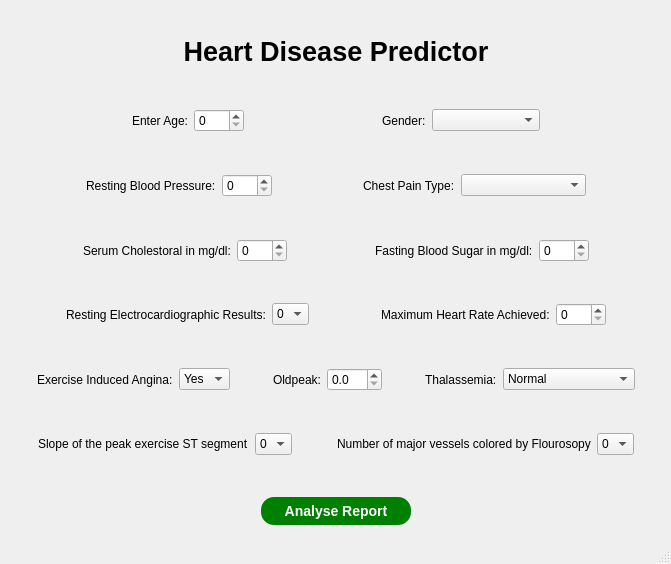
<?xml version="1.0" encoding="UTF-8"?>
<ui version="4.0">
 <class>MainWindow</class>
 <widget class="QMainWindow" name="MainWindow">
  <property name="geometry">
   <rect>
    <x>0</x>
    <y>0</y>
    <width>671</width>
    <height>564</height>
   </rect>
  </property>
  <property name="windowTitle">
   <string>MainWindow</string>
  </property>
  <widget class="QWidget" name="centralwidget">
   <widget class="QWidget" name="verticalLayoutWidget">
    <property name="geometry">
     <rect>
      <x>0</x>
      <y>0</y>
      <width>672</width>
      <height>561</height>
     </rect>
    </property>
    <layout class="QVBoxLayout" name="verticalLayout">
     <property name="sizeConstraint">
      <enum>QLayout::SetMaximumSize</enum>
     </property>
     <item>
      <spacer name="verticalSpacer">
       <property name="orientation">
        <enum>Qt::Vertical</enum>
       </property>
       <property name="sizeHint" stdset="0">
        <size>
         <width>20</width>
         <height>40</height>
        </size>
       </property>
      </spacer>
     </item>
     <item>
      <widget class="QLabel" name="label_title">
       <property name="sizePolicy">
        <sizepolicy hsizetype="Preferred" vsizetype="Preferred">
         <horstretch>0</horstretch>
         <verstretch>0</verstretch>
        </sizepolicy>
       </property>
       <property name="font">
        <font>
         <pointsize>20</pointsize>
         <weight>75</weight>
         <bold>true</bold>
        </font>
       </property>
       <property name="styleSheet">
        <string notr="true"/>
       </property>
       <property name="text">
        <string>Heart Disease Predictor</string>
       </property>
       <property name="alignment">
        <set>Qt::AlignCenter</set>
       </property>
      </widget>
     </item>
     <item>
      <spacer name="verticalSpacer_2">
       <property name="orientation">
        <enum>Qt::Vertical</enum>
       </property>
       <property name="sizeHint" stdset="0">
        <size>
         <width>20</width>
         <height>40</height>
        </size>
       </property>
      </spacer>
     </item>
     <item>
      <layout class="QHBoxLayout" name="horizontalLayout_1">
       <item>
        <spacer name="horizontalSpacer_1">
         <property name="orientation">
          <enum>Qt::Horizontal</enum>
         </property>
         <property name="sizeHint" stdset="0">
          <size>
           <width>40</width>
           <height>20</height>
          </size>
         </property>
        </spacer>
       </item>
       <item>
        <widget class="QLabel" name="label_age">
         <property name="text">
          <string>Enter Age:</string>
         </property>
        </widget>
       </item>
       <item>
        <widget class="QSpinBox" name="spinBox_age">
         <property name="minimumSize">
          <size>
           <width>50</width>
           <height>0</height>
          </size>
         </property>
        </widget>
       </item>
       <item>
        <spacer name="horizontalSpacer_2">
         <property name="orientation">
          <enum>Qt::Horizontal</enum>
         </property>
         <property name="sizeHint" stdset="0">
          <size>
           <width>40</width>
           <height>20</height>
          </size>
         </property>
        </spacer>
       </item>
       <item>
        <widget class="QLabel" name="label_gender">
         <property name="text">
          <string>Gender:</string>
         </property>
        </widget>
       </item>
       <item>
        <widget class="QComboBox" name="comboBox_gender">
         <property name="sizePolicy">
          <sizepolicy hsizetype="Minimum" vsizetype="Fixed">
           <horstretch>0</horstretch>
           <verstretch>0</verstretch>
          </sizepolicy>
         </property>
         <property name="placeholderText">
          <string>Select Gender</string>
         </property>
         <item>
          <property name="text">
           <string>Male</string>
          </property>
         </item>
         <item>
          <property name="text">
           <string>Female</string>
          </property>
         </item>
        </widget>
       </item>
       <item>
        <spacer name="horizontalSpacer_3">
         <property name="orientation">
          <enum>Qt::Horizontal</enum>
         </property>
         <property name="sizeHint" stdset="0">
          <size>
           <width>40</width>
           <height>20</height>
          </size>
         </property>
        </spacer>
       </item>
      </layout>
     </item>
     <item>
      <spacer name="verticalSpacer_3">
       <property name="orientation">
        <enum>Qt::Vertical</enum>
       </property>
       <property name="sizeHint" stdset="0">
        <size>
         <width>20</width>
         <height>40</height>
        </size>
       </property>
      </spacer>
     </item>
     <item>
      <layout class="QHBoxLayout" name="horizontalLayout_2">
       <item>
        <spacer name="horizontalSpacer_4">
         <property name="orientation">
          <enum>Qt::Horizontal</enum>
         </property>
         <property name="sizeHint" stdset="0">
          <size>
           <width>40</width>
           <height>20</height>
          </size>
         </property>
        </spacer>
       </item>
       <item>
        <widget class="QLabel" name="label_bp">
         <property name="text">
          <string>Resting Blood Pressure:</string>
         </property>
        </widget>
       </item>
       <item>
        <widget class="QSpinBox" name="spinBox_bp">
         <property name="minimumSize">
          <size>
           <width>50</width>
           <height>0</height>
          </size>
         </property>
         <property name="maximum">
          <number>999</number>
         </property>
        </widget>
       </item>
       <item>
        <spacer name="horizontalSpacer_5">
         <property name="orientation">
          <enum>Qt::Horizontal</enum>
         </property>
         <property name="sizeHint" stdset="0">
          <size>
           <width>40</width>
           <height>20</height>
          </size>
         </property>
        </spacer>
       </item>
       <item>
        <widget class="QLabel" name="label_cp">
         <property name="text">
          <string>Chest Pain Type:</string>
         </property>
        </widget>
       </item>
       <item>
        <widget class="QComboBox" name="comboBox_cp">
         <property name="sizePolicy">
          <sizepolicy hsizetype="Expanding" vsizetype="Fixed">
           <horstretch>0</horstretch>
           <verstretch>0</verstretch>
          </sizepolicy>
         </property>
         <property name="placeholderText">
          <string>Chest Pain Type</string>
         </property>
         <item>
          <property name="text">
           <string>Typical Angina</string>
          </property>
         </item>
         <item>
          <property name="text">
           <string>Atypical Angina</string>
          </property>
         </item>
         <item>
          <property name="text">
           <string>Non-anginal Pain</string>
          </property>
         </item>
         <item>
          <property name="text">
           <string>Asymptomatic</string>
          </property>
         </item>
        </widget>
       </item>
       <item>
        <spacer name="horizontalSpacer_6">
         <property name="orientation">
          <enum>Qt::Horizontal</enum>
         </property>
         <property name="sizeHint" stdset="0">
          <size>
           <width>40</width>
           <height>20</height>
          </size>
         </property>
        </spacer>
       </item>
      </layout>
     </item>
     <item>
      <spacer name="verticalSpacer_4">
       <property name="orientation">
        <enum>Qt::Vertical</enum>
       </property>
       <property name="sizeHint" stdset="0">
        <size>
         <width>20</width>
         <height>40</height>
        </size>
       </property>
      </spacer>
     </item>
     <item>
      <layout class="QHBoxLayout" name="horizontalLayout_3">
       <item>
        <spacer name="horizontalSpacer_10">
         <property name="orientation">
          <enum>Qt::Horizontal</enum>
         </property>
         <property name="sizeHint" stdset="0">
          <size>
           <width>40</width>
           <height>20</height>
          </size>
         </property>
        </spacer>
       </item>
       <item>
        <widget class="QLabel" name="label_chol">
         <property name="text">
          <string>Serum Cholestoral in mg/dl:</string>
         </property>
        </widget>
       </item>
       <item>
        <widget class="QSpinBox" name="spinBox_chol">
         <property name="minimumSize">
          <size>
           <width>50</width>
           <height>0</height>
          </size>
         </property>
         <property name="maximum">
          <number>999</number>
         </property>
        </widget>
       </item>
       <item>
        <spacer name="horizontalSpacer_11">
         <property name="orientation">
          <enum>Qt::Horizontal</enum>
         </property>
         <property name="sizeHint" stdset="0">
          <size>
           <width>40</width>
           <height>20</height>
          </size>
         </property>
        </spacer>
       </item>
       <item>
        <widget class="QLabel" name="label_fbs">
         <property name="text">
          <string>Fasting Blood Sugar in mg/dl:</string>
         </property>
        </widget>
       </item>
       <item>
        <widget class="QSpinBox" name="spinBox_fbs">
         <property name="minimumSize">
          <size>
           <width>50</width>
           <height>0</height>
          </size>
         </property>
         <property name="maximum">
          <number>999</number>
         </property>
        </widget>
       </item>
       <item>
        <spacer name="horizontalSpacer_12">
         <property name="orientation">
          <enum>Qt::Horizontal</enum>
         </property>
         <property name="sizeHint" stdset="0">
          <size>
           <width>40</width>
           <height>20</height>
          </size>
         </property>
        </spacer>
       </item>
      </layout>
     </item>
     <item>
      <spacer name="verticalSpacer_5">
       <property name="orientation">
        <enum>Qt::Vertical</enum>
       </property>
       <property name="sizeHint" stdset="0">
        <size>
         <width>20</width>
         <height>40</height>
        </size>
       </property>
      </spacer>
     </item>
     <item>
      <layout class="QHBoxLayout" name="horizontalLayout_4">
       <item>
        <spacer name="horizontalSpacer_13">
         <property name="orientation">
          <enum>Qt::Horizontal</enum>
         </property>
         <property name="sizeHint" stdset="0">
          <size>
           <width>40</width>
           <height>20</height>
          </size>
         </property>
        </spacer>
       </item>
       <item>
        <widget class="QLabel" name="label_restecg">
         <property name="text">
          <string>Resting Electrocardiographic Results:</string>
         </property>
        </widget>
       </item>
       <item>
        <widget class="QComboBox" name="comboBox_restecg">
         <item>
          <property name="text">
           <string>0</string>
          </property>
         </item>
         <item>
          <property name="text">
           <string>1</string>
          </property>
         </item>
         <item>
          <property name="text">
           <string>2</string>
          </property>
         </item>
        </widget>
       </item>
       <item>
        <spacer name="horizontalSpacer_14">
         <property name="orientation">
          <enum>Qt::Horizontal</enum>
         </property>
         <property name="sizeHint" stdset="0">
          <size>
           <width>40</width>
           <height>20</height>
          </size>
         </property>
        </spacer>
       </item>
       <item>
        <widget class="QLabel" name="label_maxhrt">
         <property name="text">
          <string>Maximum Heart Rate Achieved:</string>
         </property>
        </widget>
       </item>
       <item>
        <widget class="QSpinBox" name="spinBox_maxhrt">
         <property name="minimumSize">
          <size>
           <width>50</width>
           <height>0</height>
          </size>
         </property>
         <property name="maximum">
          <number>999</number>
         </property>
        </widget>
       </item>
       <item>
        <spacer name="horizontalSpacer_15">
         <property name="orientation">
          <enum>Qt::Horizontal</enum>
         </property>
         <property name="sizeHint" stdset="0">
          <size>
           <width>40</width>
           <height>20</height>
          </size>
         </property>
        </spacer>
       </item>
      </layout>
     </item>
     <item>
      <spacer name="verticalSpacer_6">
       <property name="orientation">
        <enum>Qt::Vertical</enum>
       </property>
       <property name="sizeHint" stdset="0">
        <size>
         <width>20</width>
         <height>40</height>
        </size>
       </property>
      </spacer>
     </item>
     <item>
      <layout class="QHBoxLayout" name="horizontalLayout_5">
       <item>
        <spacer name="horizontalSpacer_16">
         <property name="orientation">
          <enum>Qt::Horizontal</enum>
         </property>
         <property name="sizeHint" stdset="0">
          <size>
           <width>40</width>
           <height>20</height>
          </size>
         </property>
        </spacer>
       </item>
       <item>
        <widget class="QLabel" name="label_exang">
         <property name="text">
          <string>Exercise Induced Angina:</string>
         </property>
        </widget>
       </item>
       <item>
        <widget class="QComboBox" name="comboBox_exang">
         <property name="sizePolicy">
          <sizepolicy hsizetype="Preferred" vsizetype="Fixed">
           <horstretch>0</horstretch>
           <verstretch>0</verstretch>
          </sizepolicy>
         </property>
         <item>
          <property name="text">
           <string>Yes</string>
          </property>
         </item>
         <item>
          <property name="text">
           <string>No</string>
          </property>
         </item>
        </widget>
       </item>
       <item>
        <spacer name="horizontalSpacer_17">
         <property name="orientation">
          <enum>Qt::Horizontal</enum>
         </property>
         <property name="sizeHint" stdset="0">
          <size>
           <width>40</width>
           <height>20</height>
          </size>
         </property>
        </spacer>
       </item>
       <item>
        <widget class="QLabel" name="label_oldpeak">
         <property name="text">
          <string>Oldpeak:</string>
         </property>
        </widget>
       </item>
       <item>
        <widget class="QDoubleSpinBox" name="doubleSpinBox_oldpeak">
         <property name="minimumSize">
          <size>
           <width>50</width>
           <height>0</height>
          </size>
         </property>
         <property name="decimals">
          <number>1</number>
         </property>
        </widget>
       </item>
       <item>
        <spacer name="horizontalSpacer_18">
         <property name="orientation">
          <enum>Qt::Horizontal</enum>
         </property>
         <property name="sizeHint" stdset="0">
          <size>
           <width>40</width>
           <height>20</height>
          </size>
         </property>
        </spacer>
       </item>
       <item>
        <widget class="QLabel" name="label_thal">
         <property name="text">
          <string>Thalassemia:</string>
         </property>
        </widget>
       </item>
       <item>
        <widget class="QComboBox" name="comboBox_thal">
         <item>
          <property name="text">
           <string>Normal</string>
          </property>
         </item>
         <item>
          <property name="text">
           <string>Fixed Defect</string>
          </property>
         </item>
         <item>
          <property name="text">
           <string>Reversable Defect</string>
          </property>
         </item>
        </widget>
       </item>
       <item>
        <spacer name="horizontalSpacer_27">
         <property name="orientation">
          <enum>Qt::Horizontal</enum>
         </property>
         <property name="sizeHint" stdset="0">
          <size>
           <width>40</width>
           <height>20</height>
          </size>
         </property>
        </spacer>
       </item>
      </layout>
     </item>
     <item>
      <spacer name="verticalSpacer_7">
       <property name="orientation">
        <enum>Qt::Vertical</enum>
       </property>
       <property name="sizeHint" stdset="0">
        <size>
         <width>20</width>
         <height>40</height>
        </size>
       </property>
      </spacer>
     </item>
     <item>
      <layout class="QHBoxLayout" name="horizontalLayout_6">
       <item>
        <spacer name="horizontalSpacer_23">
         <property name="orientation">
          <enum>Qt::Horizontal</enum>
         </property>
         <property name="sizeHint" stdset="0">
          <size>
           <width>40</width>
           <height>20</height>
          </size>
         </property>
        </spacer>
       </item>
       <item>
        <widget class="QLabel" name="label_slope">
         <property name="text">
          <string>Slope of the peak exercise ST segment</string>
         </property>
        </widget>
       </item>
       <item>
        <widget class="QComboBox" name="comboBox_slope">
         <item>
          <property name="text">
           <string>0</string>
          </property>
         </item>
         <item>
          <property name="text">
           <string>1</string>
          </property>
         </item>
         <item>
          <property name="text">
           <string>2</string>
          </property>
         </item>
        </widget>
       </item>
       <item>
        <spacer name="horizontalSpacer_24">
         <property name="orientation">
          <enum>Qt::Horizontal</enum>
         </property>
         <property name="sizeHint" stdset="0">
          <size>
           <width>40</width>
           <height>20</height>
          </size>
         </property>
        </spacer>
       </item>
       <item>
        <widget class="QLabel" name="label_coves">
         <property name="text">
          <string>Number of major vessels colored by Flourosopy</string>
         </property>
        </widget>
       </item>
       <item>
        <widget class="QComboBox" name="comboBox_coves">
         <item>
          <property name="text">
           <string>0</string>
          </property>
         </item>
         <item>
          <property name="text">
           <string>1</string>
          </property>
         </item>
         <item>
          <property name="text">
           <string>2</string>
          </property>
         </item>
         <item>
          <property name="text">
           <string>3</string>
          </property>
         </item>
        </widget>
       </item>
       <item>
        <spacer name="horizontalSpacer_25">
         <property name="orientation">
          <enum>Qt::Horizontal</enum>
         </property>
         <property name="sizeHint" stdset="0">
          <size>
           <width>40</width>
           <height>20</height>
          </size>
         </property>
        </spacer>
       </item>
      </layout>
     </item>
     <item>
      <spacer name="verticalSpacer_8">
       <property name="orientation">
        <enum>Qt::Vertical</enum>
       </property>
       <property name="sizeHint" stdset="0">
        <size>
         <width>20</width>
         <height>40</height>
        </size>
       </property>
      </spacer>
     </item>
     <item>
      <layout class="QHBoxLayout" name="horizontalLayout_7">
       <item>
        <spacer name="horizontalSpacer_19">
         <property name="orientation">
          <enum>Qt::Horizontal</enum>
         </property>
         <property name="sizeHint" stdset="0">
          <size>
           <width>40</width>
           <height>20</height>
          </size>
         </property>
        </spacer>
       </item>
       <item>
        <widget class="QPushButton" name="analyseButton">
         <property name="minimumSize">
          <size>
           <width>150</width>
           <height>0</height>
          </size>
         </property>
         <property name="font">
          <font>
           <pointsize>-1</pointsize>
           <weight>75</weight>
           <italic>false</italic>
           <bold>true</bold>
          </font>
         </property>
         <property name="autoFillBackground">
          <bool>false</bool>
         </property>
         <property name="styleSheet">
          <string notr="true">background-color:green;
color:white;
border-radius:13px;
font:bold 14px;
padding: 6px;</string>
         </property>
         <property name="text">
          <string>Analyse Report</string>
         </property>
        </widget>
       </item>
       <item>
        <spacer name="horizontalSpacer_20">
         <property name="orientation">
          <enum>Qt::Horizontal</enum>
         </property>
         <property name="sizeHint" stdset="0">
          <size>
           <width>40</width>
           <height>20</height>
          </size>
         </property>
        </spacer>
       </item>
      </layout>
     </item>
     <item>
      <spacer name="verticalSpacer_9">
       <property name="orientation">
        <enum>Qt::Vertical</enum>
       </property>
       <property name="sizeHint" stdset="0">
        <size>
         <width>20</width>
         <height>40</height>
        </size>
       </property>
      </spacer>
     </item>
     <item>
      <layout class="QHBoxLayout" name="horizontalLayout_8"/>
     </item>
    </layout>
   </widget>
  </widget>
  <widget class="QStatusBar" name="statusbar"/>
 </widget>
 <resources/>
 <connections/>
</ui>
